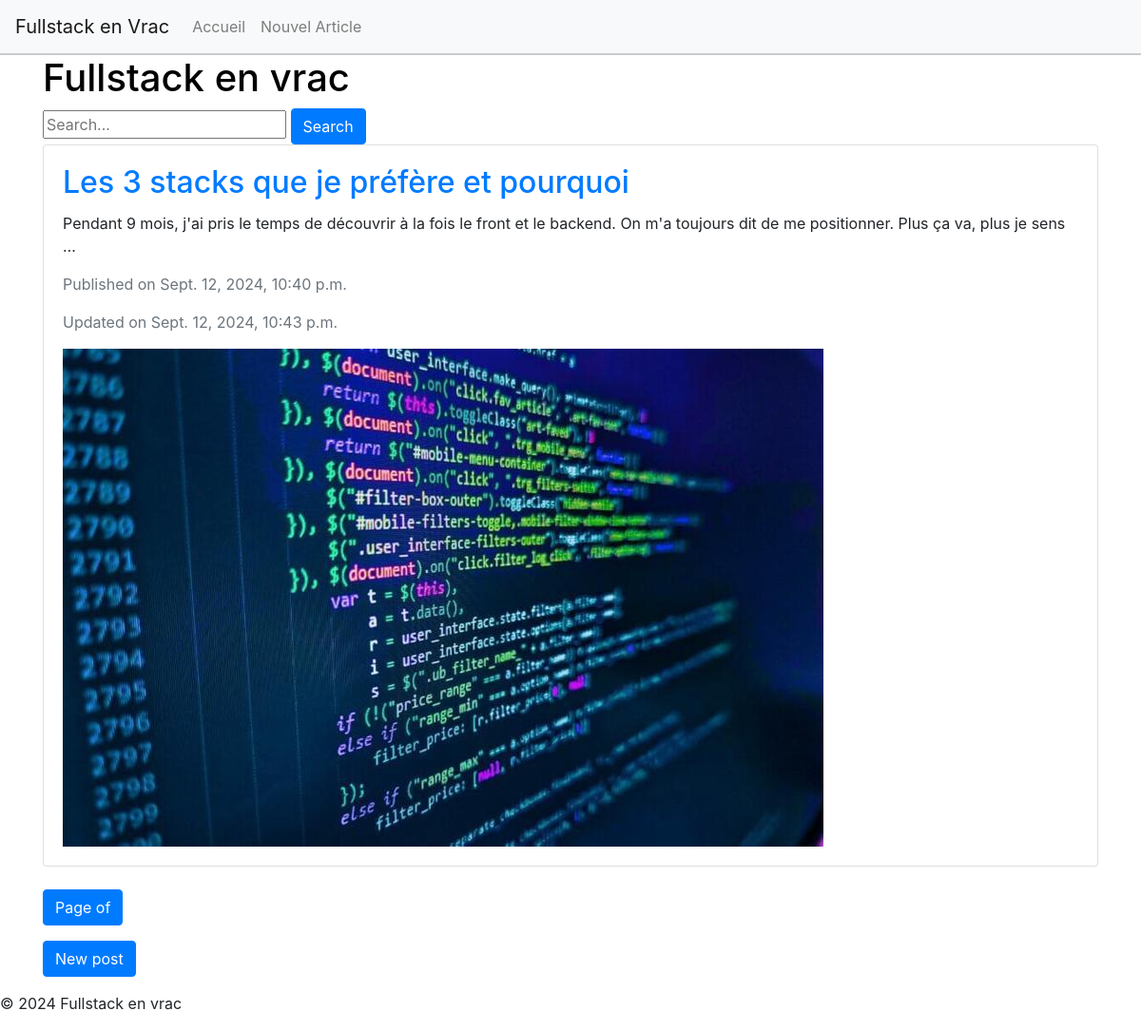
Page /tag/1/ on the committed database.
### myblog/blog/models.py (models this page shows, shortened)
class Post(models.Model):
    title = models.CharField(max_length=200, db_index=True)
    content = models.TextField()
    created_at = models.DateTimeField(default=timezone.now)
    updated_at = models.DateTimeField(auto_now=True)
    categories = models.ManyToManyField(Category, related_name='posts')
    tags = models.ManyToManyField(Tag, related_name='posts')
    image = models.ImageField(upload_to= 'images/', blank=True, null=True)
    file = models.FileField(upload_to='files/', blank=True, null=True)

### myblog/blog/views.py (the view)
# urls.py: path('tag/<int:tag_id>/', views.tag_posts, name='tag_posts'),
def tag_posts(request, tag_id):
    tag = get_object_or_404(Tag, id=tag_id)
    posts = Post.objects.filter(tags=tag)
    return render(request, 'blog/post_list.html', {'page_obj': posts})

### myblog/blog/templates/blog/post_list.html (shortened to what this page needs)
{% extends "blog/base.html" %}
{% block content %}
<h1>Fullstack en vrac</h1>
<form method="GET" action="{% url 'search' %}">
    <input type="text" name="q" placeholder="Search..." value="{{ request.GET.q }}">
    <button type="submit" class="btn btn-primary">Search</button>
</form>
{% for post in page_obj %}
<div class="card mb-4">
    <div class="card-body">
        <h2 class="card-title"><a href="{% url 'post_detail' pk=post.pk %}">{{ post.title }}</a></h2>
        <p class="card-text">{{ post.content|truncatewords:30 }}</p>
        <p class="text-muted">Published on {{ post.created_at }}</p>
        <p class="text-muted">Updated on {{ post.updated_at }}</p>
        {% if post.image %}
        <img src="{{ post.image.url }}" alt="{{ post.title }}">
        {% endif %}
    </div>
</div>
{% endfor %}
<div class="pagination">
    <nav>
        <ul class="pagination">
            <li class="page-item active">
                <span class="page-link">Page {{ page_obj.number }} of {{ page_obj.paginator.num_pages }}</span>
            </li>
        </ul>
    </nav>
</div>
<a class="btn btn-primary" href="{% url 'post_new' %}">New post</a>
{% endblock %}

### myblog/blog/static/css/styles.css (style rules this page uses)
body { font-family: 'Courier New', Courier, monospace; background-color: #bb92cd; color: black }
h1, h2, h3 { color: #000000; }

### rows in the picture
Post: title "Les 3 stacks que je préfère et pourquoi", content "Pendant 9 mois, j'ai pris le temps de découvrir à la fois le front et le backend. On m'a toujours dit de me positionner. Plus ça va, plus je sens …", created_at "Sept. 12, 2024, 10:40 p.m.", updated_at "Sept. 12, 2024, 10:43 p.m.", image (picture)
